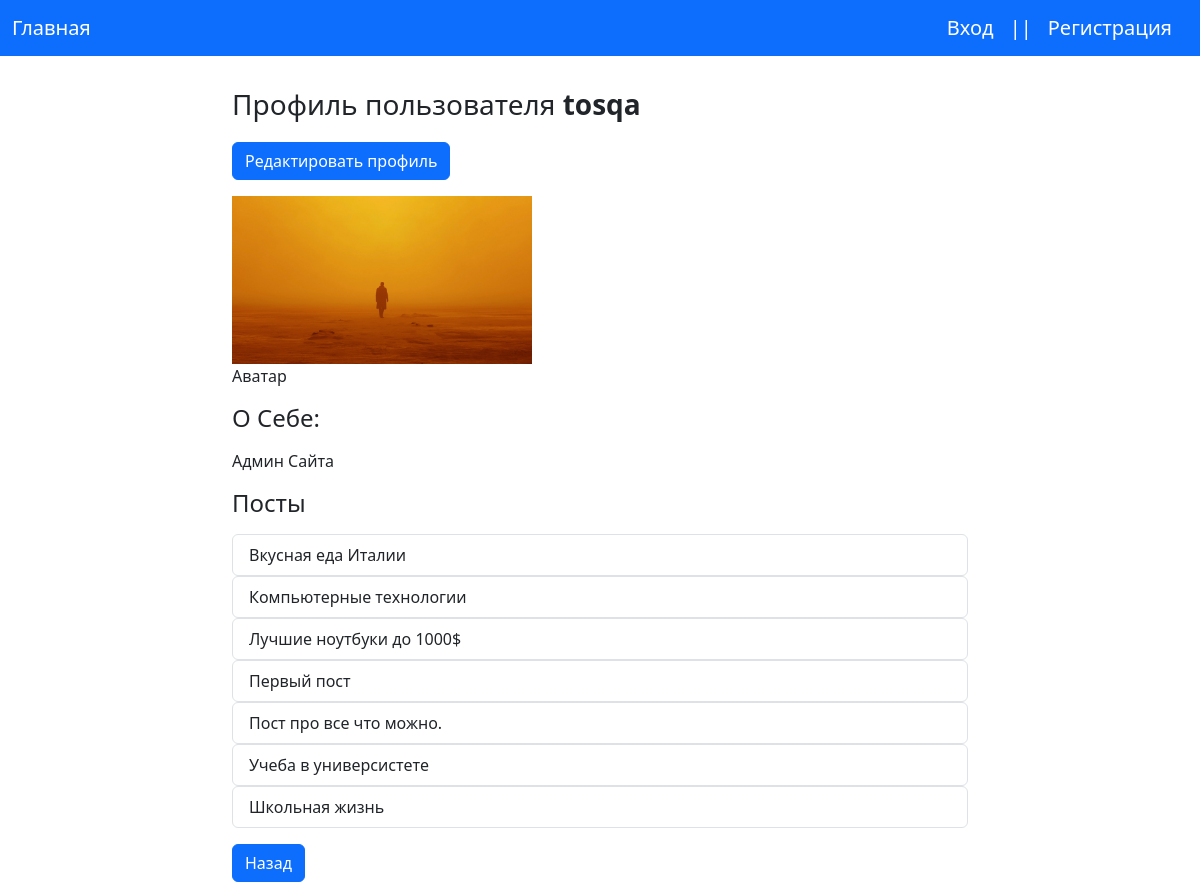
The page /profile/tosqa/ on the database its author committed.
### blog/models.py (models this page shows, shortened)
class Profile(models.Model):
    user = models.OneToOneField(User, on_delete=models.PROTECT, verbose_name='Пользователь')
    avatar = models.ImageField(upload_to='media/avatars', verbose_name='Аватар',  null=True, blank=True)
    about_me = models.TextField(verbose_name='О себе', null=True, blank=True)
    def get_user_posts(self):
        return self.user.post_author.all()
    class Meta:
        verbose_name = 'Профиль'
        verbose_name_plural = 'Профили'
        ordering = ['user']

class Post(models.Model):
    title = models.CharField(max_length=128, verbose_name='Название')
    slug = models.SlugField(max_length=128, unique=True, verbose_name='URL')
    content = models.TextField(blank=True, verbose_name='Контент')
    image = models.ImageField(upload_to='photos/%Y/%m/%d/', null=True, blank=True, verbose_name='Изображение')
    author = models.ForeignKey(User, related_name='post_author', on_delete=models.PROTECT, verbose_name='Автор')
    created_at = models.DateTimeField(auto_now_add=True, verbose_name='Создано')
    category = models.ForeignKey(Category, on_delete=models.PROTECT, related_name='posts', verbose_name='Категория')
    tags = models.ManyToManyField(Tag, related_name='posts', blank=True)
    comments = models.ManyToManyField(Comment, blank=True, related_name='post_comment')
    likes = models.PositiveIntegerField(default=0, verbose_name='Лайки')
    views = models.PositiveIntegerField(default=0, verbose_name='Просмотры')
    is_published = models.BooleanField(default=True, verbose_name='Опубликовано')
    def get_absolute_url(self):
        return reverse(viewname='post', kwargs={'slug': self.slug})
    class Meta:
        verbose_name = 'Пост'
        verbose_name_plural = 'Посты'
        ordering = ['title']

### blog/views.py (the view)
# urls.py: path("profile/<str:username>/", UserProfile.as_view(), name='profile'),
class UserProfile(DetailView):
    model = Profile
    context_object_name = 'profile'
    template_name = 'blog/user_profile.html'
    def get_context_data(self, **kwargs):
        context = super().get_context_data(**kwargs)
        context['title'] = 'Профиль'
        context['user_posts'] = self.object.get_user_posts()
        return context
    def get_object(self, queryset=None):
        username = self.kwargs['username']
        user = User.objects.get(username=username)
        profile = Profile.objects.get(user=user)
        return profile

### blog/templates/blog/user_profile.html (shortened to what this page needs)
{%extends 'base.html'%}
{%load blog_tags%}
{%block CONTENT%}
<h3 class="mb-3">Профиль пользователя <b>{{profile.user.username}}</b></h3>
<h5><a href="{%url 'edit_profile'%}" class="btn btn-primary mt-1 mb-2">Редактировать профиль</a></h5>
{%if profile.avatar%}
<img src="{{profile.avatar.url}}" class="img-thumbnai" alt="user_avatar" width="300">
{%else%}
<img src="/static/photos/no_image.jpg" class="img-thumbnail" alt="no-avatar" width="300">
{%endif%}
<p class="mb-3 text-left">Аватар</p>
<h4 class="mb-3">O Себе:</h4>
<p>{{profile.about_me|safe}}</p>
<h4 class="mb-3">Посты</h4>
{%for post in user_posts%}
<div class="list-group">
    <a href="{{post.get_absolute_url}}" class="list-group-item list-group-item-action">{{post.title}}</a>
</div>
{%empty%}
<p>Пользователь ничего не публиковал.</p>
{%endfor%}
<a onclick="javascript:history.back(); return false;" class="btn btn-primary mt-3">Назад</a>
{%endblock%}

### rows shown on the page
Profile: user.username "tosqa", avatar (picture), about_me "Админ Сайта"
Post: title "Вкусная еда Италии"
Post: title "Компьютерные технологии"
Post: title "Лучшие ноутбуки до 1000$"
Post: title "Первый пост"
Post: title "Пост про все что можно."
Post: title "Учеба в универсистете"
Post: title "Школьная жизнь"
